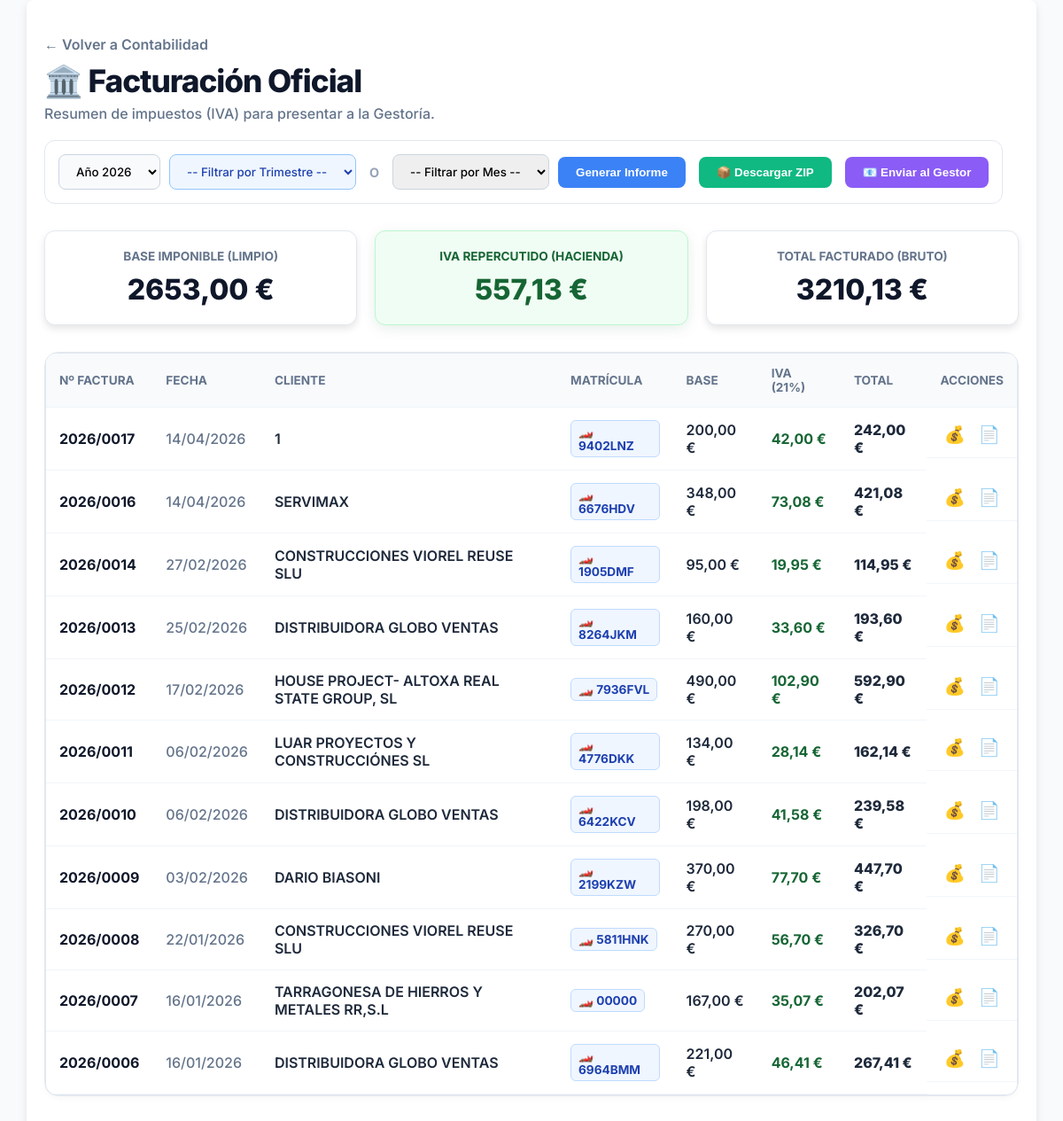
Before: /facturas-legales/ (signed in) with the older database file.
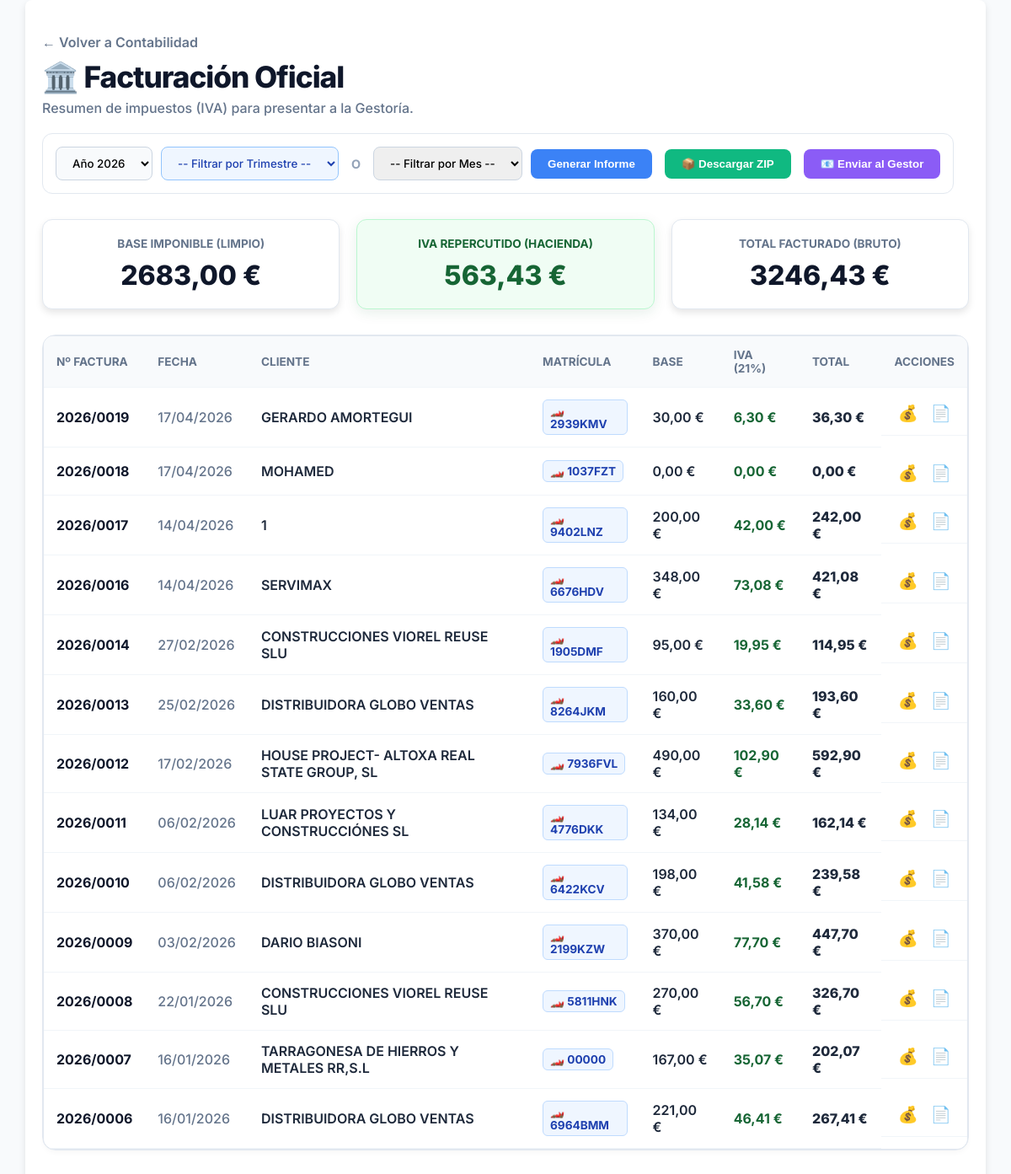
After: the same page with the newer database file.
### taller/models.py (models this page shows, shortened)
class Factura(models.Model):
    orden = models.OneToOneField(OrdenDeReparacion, on_delete=models.CASCADE)
    fecha_emision = models.DateField(auto_now_add=True)
    es_factura = models.BooleanField(default=True)
    numero_factura = models.IntegerField(null=True, blank=True, unique=True, editable=False)
    subtotal = models.DecimalField(max_digits=10, decimal_places=2, default=0.00)
    iva = models.DecimalField(max_digits=10, decimal_places=2, default=0.00)
    total_final = models.DecimalField(max_digits=10, decimal_places=2, default=0.00)
    notas_cliente = models.TextField(null=True, blank=True, help_text="Notas adicionales para el cliente")

class OrdenDeReparacion(models.Model):
    ESTADO_CHOICES = [
        ('Recibido', 'Recibido'),
        ('En Diagnostico', 'En Diagnóstico'),
        ('Esperando Autorizacion', 'Esperando Autorización'),
        ('Esperando Piezas', 'Esperando Piezas'),
        ('En Reparacion', 'En Reparación'),
        ('En Pruebas', 'En Pruebas'),
        ('Listo para Recoger', 'Listo para Recoger'),
        ('Entregado', 'Entregado'),
    ]
    vehiculo = models.ForeignKey(Vehiculo, on_delete=models.CASCADE)
    cliente = models.ForeignKey(Cliente, on_delete=models.CASCADE)
    presupuesto_origen = models.ForeignKey('Presupuesto', null=True, blank=True, on_delete=models.SET_NULL)
    problema = models.TextField()
    danos_previos = models.TextField(blank=True, null=True, verbose_name="Daños Previos (Rayones, golpes...)")
    kilometraje_recepcion = models.IntegerField(default=0, verbose_name="Kilómetros al entrar")
    estado = models.CharField(max_length=50, choices=ESTADO_CHOICES, default='Recibido')
    fecha_entrada = models.DateTimeField(default=timezone.now)
    trabajo_interno = models.BooleanField(default=False, verbose_name="Vehículo del Taller")

class Cliente(models.Model):
    nombre = models.CharField(max_length=100)
    telefono = models.CharField(max_length=20, unique=True)
    TIPO_DOCUMENTO_CHOICES = [
        ('DNI', 'DNI'),
        ('NIE', 'NIE'),
        ('NIF', 'NIF (Empresas)'),
    ]
    tipo_documento = models.CharField(max_length=10, choices=TIPO_DOCUMENTO_CHOICES, default='DNI', null=True, blank=True)
    documento_fiscal = models.CharField(max_length=20, null=True, blank=True, help_text="Número de DNI, NIE o NIF")
    direccion_fiscal = models.CharField(max_length=255, null=True, blank=True, help_text="Calle, Número, Piso, Puerta")
    codigo_postal_fiscal = models.CharField(max_length=10, null=True, blank=True)
    ciudad_fiscal = models.CharField(max_length=100, null=True, blank=True)
    provincia_fiscal = models.CharField(max_length=100, null=True, blank=True)

class Vehiculo(models.Model):
    matricula = models.CharField(max_length=20, unique=True)
    marca = models.CharField(max_length=50)
    modelo = models.CharField(max_length=50)
    kilometraje = models.IntegerField(default=0)
    cliente = models.ForeignKey(Cliente, on_delete=models.CASCADE)

### taller/views.py (the view, shortened to what this page needs)
# urls.py: path('facturas-legales/', views.lista_facturas_legales, name='lista_facturas_legales'),
@login_required
def lista_facturas_legales(request):
    if not request.user.is_superuser:
        return redirect('home')
    facturas_qs = Factura.objects.filter(es_factura=True).select_related('orden__cliente', 'orden__vehiculo').order_by('-fecha_emision', '-numero_factura')
    hoy = timezone.now().date()
    ano_seleccionado = request.GET.get('ano', str(hoy.year))
    mes_seleccionado = request.GET.get('mes')
    trimestre_seleccionado = request.GET.get('trimestre')
    ano_sel_int = hoy.year
    if ano_seleccionado:
        try:
            ano_sel_int = int(ano_seleccionado)
            facturas_qs = facturas_qs.filter(fecha_emision__year=ano_sel_int)
        except (ValueError, TypeError):
            pass
    mes_sel_int = None
    trimestre_sel_int = None
    total_base = facturas_qs.aggregate(total=Sum('subtotal'))['total'] or Decimal('0.00')
    total_iva = facturas_qs.aggregate(total=Sum('iva'))['total'] or Decimal('0.00')
    total_final = facturas_qs.aggregate(total=Sum('total_final'))['total'] or Decimal('0.00')
    anos_y_meses_data = get_anos_y_meses_con_datos()
    anos_disponibles = sorted(anos_y_meses_data.keys(), reverse=True)
    if ano_sel_int not in anos_disponibles:
        anos_disponibles.insert(0, ano_sel_int)
        anos_disponibles.sort(reverse=True)
    context = {
        'facturas': facturas_qs,
        'total_base': total_base,
        'total_iva': total_iva,
        'total_final': total_final,
        'anos_disponibles': anos_disponibles,
        'ano_seleccionado': ano_sel_int,
        'mes_seleccionado': mes_sel_int,
        'trimestre_seleccionado': trimestre_sel_int,
        'meses_del_ano': range(1, 13)
    }
    return render(request, 'taller/lista_facturas_legales.html', context)

### taller/templates/taller/lista_facturas_legales.html (shortened to what the changed rows need)
<!DOCTYPE html>
{% load static %}
<html lang="es">
<head>
    <link rel="stylesheet" href="{% static 'taller/css/main.css' %}">
    <link rel="stylesheet" href="{% static 'taller/css/responsive.css' %}">
</head>
<body>
    <div class="container">
        <div style="margin-bottom: 30px; display: flex; justify-content: space-between; align-items: flex-start; flex-wrap: wrap; gap: 20px;">
            <div>
                <h1 class="header-title" style="margin-top: 10px;">🏛️ Facturación Oficial</h1>
            </div>
        </div>
        <div class="summary-grid">
            <div class="card">
                <h4>Base Imponible (Limpio)</h4>
                <p class="amount">{{ total_base|floatformat:2 }} €</p>
            </div>
            <div class="card" style="background: #f0fdf4; border-color: #bbf7d0; box-shadow: 0 4px 15px rgba(22, 101, 52, 0.1);">
                <h4 style="color: #166534;">IVA Repercutido (Hacienda)</h4>
                <p class="amount" style="color: #166534;">{{ total_iva|floatformat:2 }} €</p>
            </div>
            <div class="card">
                <h4>Total Facturado (Bruto)</h4>
                <p class="amount">{{ total_final|floatformat:2 }} €</p>
            </div>
        </div>
        <div class="section-panel" style="padding: 0;">
            <div style="overflow-x: auto;">
                <table class="table-modern">
                    <thead>
                        <tr>
                            <th>Nº Factura</th>
                            <th>Fecha</th>
                            <th>Cliente</th>
                            <th>Matrícula</th>
                            <th class="money-col">Base</th>
                            <th class="money-col">IVA (21%)</th>
                            <th class="money-col">Total</th>
                            <th style="text-align: center;">Acciones</th>
                        </tr>
                    </thead>
                    <tbody>
                        {% for fac in facturas %}
                        <tr>
                            <td style="font-weight: 700; color: #0f172a;">{{ fac.fecha_emision|date:"Y" }}/{{ fac.numero_factura|stringformat:"04d" }}</td>
                            <td style="color: #64748b; font-weight: 500;">{{ fac.fecha_emision|date:"d/m/Y" }}</td>
                            <td style="font-weight: 600;">{{ fac.orden.cliente.nombre }}</td>
                            <td>
                                <a href="{% url 'detalle_orden' fac.orden.id %}" style="text-decoration: none;" title="Ver expediente del vehículo">
                                    <span style="background: #eff6ff; padding: 4px 8px; border-radius: 6px; font-size: 0.85em; font-weight: 700; color: #1e40af; border: 1px solid #bfdbfe; transition: all 0.2s; display: inline-block;" onmouseover="this.style.backgroundColor='#dbeafe'; this.style.transform='scale(1.05)'" onmouseout="this.style.backgroundColor='#eff6ff'; this.style.transform='scale(1)'">
                                        🏎️ {{ fac.orden.vehiculo.matricula }}
                                    </span>
                                </a>
                            </td>
                            <td class="money-col">{{ fac.subtotal|floatformat:2 }} €</td>
                            <td class="money-col" style="color: #166534; font-weight: 700;">{{ fac.iva|floatformat:2 }} €</td>
                            <td class="money-col" style="font-weight: 800;">{{ fac.total_final|floatformat:2 }} €</td>
                            <td style="text-align: center; display: flex; justify-content: center; gap: 15px; align-items: center; padding-top: 18px;">
                                <a href="{% url 'detalle_ganancia_orden' fac.orden.id %}" style="text-decoration: none; font-size: 1.2em; display: inline-block; transition: 0.2s;" onmouseover="this.style.transform='scale(1.2)'" onmouseout="this.style.transform='scale(1)'" title="Analizar rentabilidad de esta factura">💰</a>
                                <a href="{% url 'ver_factura_pdf' fac.id %}" target="_blank" style="text-decoration: none; font-size: 1.2em; display: inline-block; transition: 0.2s;" onmouseover="this.style.transform='scale(1.2)'" onmouseout="this.style.transform='scale(1)'" title="Descargar PDF original">📄</a>
                            </td>
                        </tr>
                        {% endfor %}
                    </tbody>
                </table>
            </div>
        </div>
    </div>
</body>
</html>

Changed rows visible on the page:
added Factura: fecha_emision "2026", numero_factura "0019", fecha_emision "17/04/2026", orden.cliente.nombre "GERARDO AMORTEGUI", orden.vehiculo.matricula "2939KMV", subtotal "30,00", iva "6,30", total_final "36,30"
added Factura: fecha_emision "2026", numero_factura "0018", fecha_emision "17/04/2026", orden.cliente.nombre "MOHAMED", orden.vehiculo.matricula "1037FZT", subtotal "0,00", iva "0,00", total_final "0,00"
Other visible differences:
{{ total_base|floatformat:2 }}: "2653,00" → "2683,00"
{{ total_iva|floatformat:2 }}: "557,13" → "563,43"
{{ total_final|floatformat:2 }}: "3210,13" → "3246,43"
